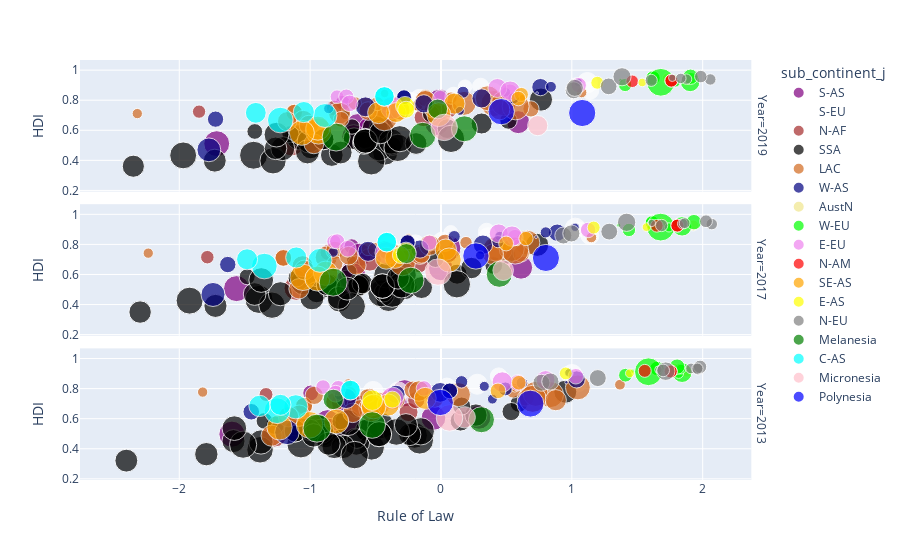

The notebook cell this image was saved under:
### Code cell
fig = px.scatter(MERGED3[~MERGED3["RULELAW"].isnull()&((MERGED3["Year"]==2013)|
                                (MERGED3["Year"]==2017)|(MERGED3["Year"]==2019))&(~MERGED3["RURALPOP"].isnull())&
                         (~MERGED3["Global Innovation Index"].isnull())], 
                  x="RULELAW", y="Global Innovation Index", 
                 color="sub_continent_j", facet_row="Year",hover_name="Country Code_x",size="RURALPOP",
                 labels={"RULELAW":"Rule of Law","Global Innovation Index":"GII"},
                 color_discrete_map=colormap1)
fig.show()
